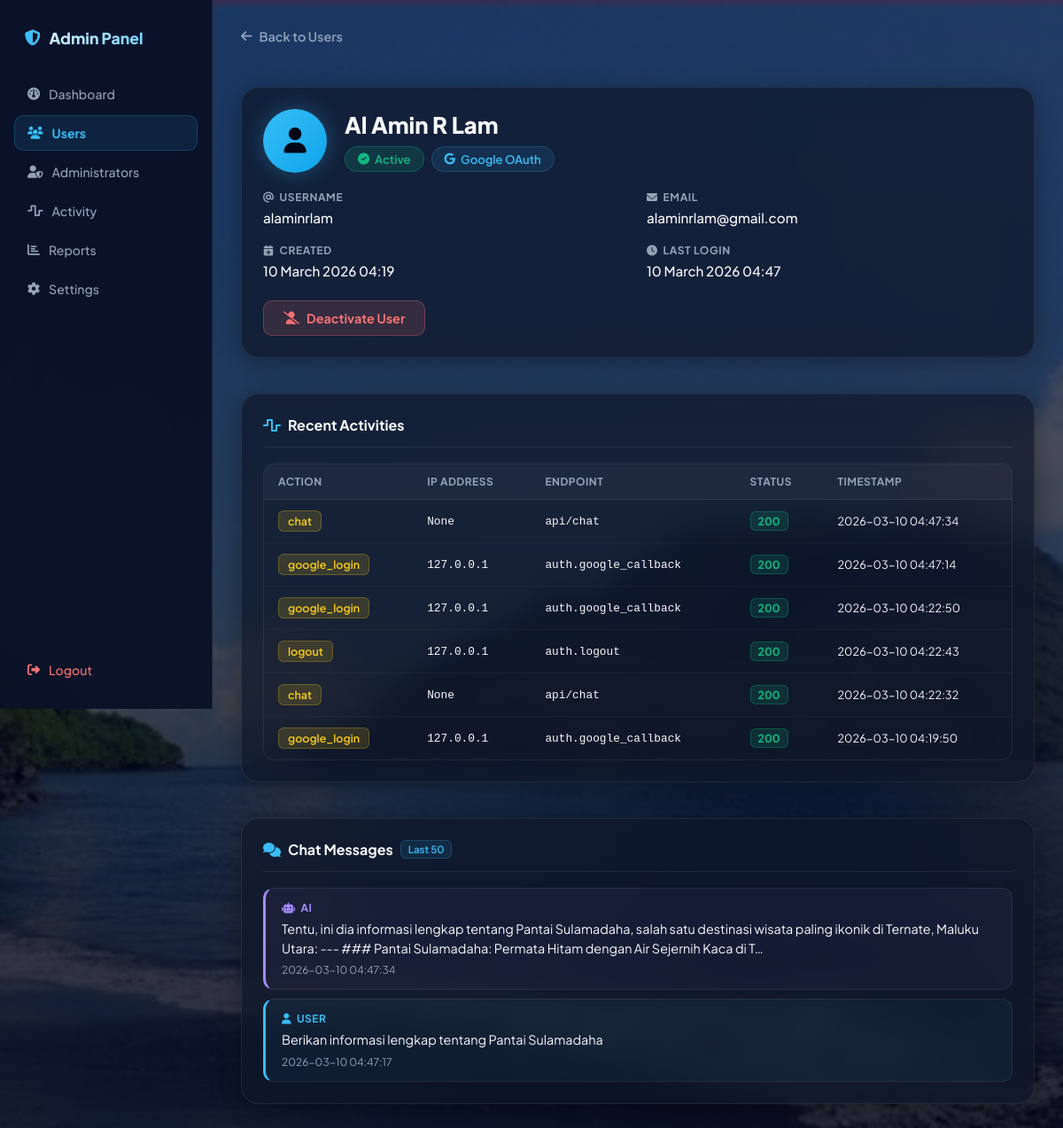
/admin/users/3/details (signed in), run on the app's committed database.
### models.py (models this page shows, shortened)
class User(UserMixin, db.Model):
    __tablename__ = 'users'
    id = db.Column(db.Integer, primary_key=True)
    username = db.Column(db.String(80), unique=True, nullable=False)
    email = db.Column(db.String(120), unique=True, nullable=False)
    password_hash = db.Column(db.String(200))
    google_id = db.Column(db.String(120), unique=True)
    profile_picture = db.Column(db.String(500))
    full_name = db.Column(db.String(120))
    _is_active = db.Column('is_active', db.Boolean, default=True)
    created_at = db.Column(db.DateTime, default=datetime.utcnow)
    last_login = db.Column(db.DateTime)
    activities = db.relationship('UserActivity', backref='user', lazy=True, cascade='all, delete-orphan')
    @property
    def is_active(self):
        return self._is_active
    @is_active.setter
    def is_active(self, value):
        """Set is_active"""
        self._is_active = value

class UserActivity(db.Model):
    __tablename__ = 'user_activities'
    id = db.Column(db.Integer, primary_key=True)
    user_id = db.Column(db.Integer, db.ForeignKey('users.id'), nullable=False)
    action = db.Column(db.String(100), nullable=False)  # login, logout, chat, etc
    ip_address = db.Column(db.String(50))
    user_agent = db.Column(db.String(255))
    endpoint = db.Column(db.String(255))
    method = db.Column(db.String(10))  # GET, POST, etc
    status_code = db.Column(db.Integer)
    timestamp = db.Column(db.DateTime, default=datetime.utcnow)
    details = db.Column(db.Text)  # Additional info as JSON string

class ChatMessage(db.Model):
    __tablename__ = 'chat_messages'
    id = db.Column(db.Integer, primary_key=True)
    user_id = db.Column(db.Integer, db.ForeignKey('users.id'), nullable=False)
    role = db.Column(db.String(10), nullable=False)  # user, assistant
    content = db.Column(db.Text, nullable=False)
    timestamp = db.Column(db.DateTime, default=datetime.utcnow)
    session_id = db.Column(db.String(100))

### admin.py (the view)
@admin_bp.route('/users/<int:user_id>/details')
@admin_required
def user_details(user_id):
    user = User.query.get_or_404(user_id)
    activities = UserActivity.query.filter_by(user_id=user_id).order_by(
        UserActivity.timestamp.desc()
    ).limit(100).all()
    messages = ChatMessage.query.filter_by(user_id=user_id).order_by(
        ChatMessage.timestamp.desc()
    ).limit(50).all()
    return render_template('admin/user_details.html',
                         user=user,
                         activities=activities,
                         messages=messages)

### admin.py (called while the page is built)
def admin_required(f):
    @wraps(f)
    def decorated_function(*args, **kwargs):
        if not current_user.is_authenticated:
            flash('Silakan login terlebih dahulu', 'error')
            return redirect(url_for('admin.login'))
        if not isinstance(current_user, Admin):
            flash('Anda tidak memiliki akses ke halaman ini', 'error')
            return redirect(url_for('index'))
        return f(*args, **kwargs)
    return decorated_function

### app.py (called while the page is built)
@login_manager.user_loader
def load_user(user_id):
    from flask import session
    if session.get('is_admin') is True:
        return Admin.query.get(int(user_id))
    return User.query.get(int(user_id))

### models.py (called while the page is built)
    @property
    def is_active(self):
        return self._is_active

### templates/admin/user_details.html (shortened to what this page needs)
{% extends 'base.html' %}
{% block content %}
<div class="admin-wrapper">
    <nav class="admin-sidebar">
        <div class="sidebar-brand">
            <i class="fas fa-shield-halved"></i>
            <span>Admin Panel</span>
        </div>
        <ul class="sidebar-menu">
            <li><a href="{{ url_for('admin.dashboard') }}"><i class="fas fa-gauge"></i> Dashboard</a></li>
            <li><a href="{{ url_for('admin.users') }}" class="active"><i class="fas fa-users"></i> Users</a></li>
            <li><a href="{{ url_for('admin.manage_admins') }}"><i class="fas fa-user-shield"></i> Administrators</a></li>
            <li><a href="{{ url_for('admin.activity') }}"><i class="fas fa-wave-square"></i> Activity</a></li>
            <li><a href="{{ url_for('admin.reports') }}"><i class="fas fa-chart-bar"></i> Reports</a></li>
            <li><a href="{{ url_for('admin.settings') }}"><i class="fas fa-gear"></i> Settings</a></li>
            <li class="sidebar-spacer"></li>
            <li><a href="{{ url_for('admin.logout') }}" class="logout-link"><i class="fas fa-right-from-bracket"></i> Logout</a></li>
        </ul>
    </nav>
    <div class="admin-main">
        <div class="page-header">
            <a href="{{ url_for('admin.users') }}" class="back-btn">
                <i class="fas fa-arrow-left"></i> Back to Users
            </a>
        </div>
        <div class="user-details-container">
            <div class="glass-card user-info-card">
                <div class="user-avatar-section">
                    <div class="user-avatar-large">
                        <i class="fas fa-user"></i>
                    </div>
                    <div class="user-header-info">
                        <h1>{{ user.full_name or user.username }}</h1>
                        <div class="badge-row">
                            {% if user.is_active %}
                                <span class="badge badge-active"><i class="fas fa-circle-check"></i> Active</span>
                            {% else %}
                                <span class="badge badge-inactive"><i class="fas fa-circle-xmark"></i> Inactive</span>
                            {% endif %}
                            {% if user.google_id %}
                                <span class="badge badge-google"><i class="fab fa-google"></i> Google OAuth</span>
                            {% else %}
                                <span class="badge badge-email"><i class="fas fa-envelope"></i> Email Auth</span>
                            {% endif %}
                        </div>
                    </div>
                </div>
                <div class="detail-grid">
                    <div class="detail-item">
                        <label><i class="fas fa-at"></i> Username</label>
                        <p>{{ user.username }}</p>
                    </div>
                    <div class="detail-item">
                        <label><i class="fas fa-envelope"></i> Email</label>
                        <p>{{ user.email }}</p>
                    </div>
                    <div class="detail-item">
                        <label><i class="fas fa-calendar-plus"></i> Created</label>
                        <p>{{ user.created_at.strftime('%d %B %Y %H:%M') }}</p>
                    </div>
                    <div class="detail-item">
                        <label><i class="fas fa-clock"></i> Last Login</label>
                        <p>{{ user.last_login.strftime('%d %B %Y %H:%M') if user.last_login else 'Never' }}</p>
                    </div>
                </div>
                <form method="POST" action="{{ url_for('admin.toggle_user_status', user_id=user.id) }}">
                    <button type="submit" class="action-btn {% if user.is_active %}btn-deactivate{% else %}btn-activate{% endif %}">
                        {% if user.is_active %}
                            <i class="fas fa-user-slash"></i> Deactivate User
                        {% else %}
                            <i class="fas fa-user-check"></i> Activate User
                        {% endif %}
                    </button>
                </form>
            </div>
            <div class="glass-card">
                <h2 class="section-title"><i class="fas fa-wave-square"></i> Recent Activities</h2>
                {% if activities %}
                    <div class="table-wrapper">
                        <table class="dark-table">
                            <thead>
                                <tr>
                                    <th>Action</th>
                                    <th>IP Address</th>
                                    <th>Endpoint</th>
                                    <th>Status</th>
                                    <th>Timestamp</th>
                                </tr>
                            </thead>
                            <tbody>
                                {% for activity in activities %}
                                <tr>
                                    <td><span class="badge-action">{{ activity.action }}</span></td>
                                    <td class="mono">{{ activity.ip_address }}</td>
                                    <td class="mono">{{ activity.endpoint }}</td>
                                    <td>
                                        <span class="status-pill status-{{ activity.status_code }}">{{ activity.status_code }}</span>
                                    </td>
                                    <td class="ts">{{ activity.timestamp.strftime('%Y-%m-%d %H:%M:%S') }}</td>
                                </tr>
                                {% endfor %}
                            </tbody>
                        </table>
                    </div>
                {% else %}
                    <div class="empty-state">
                        <i class="fas fa-inbox"></i>
                        <p>No activities found</p>
                    </div>
                {% endif %}
            </div>
            <div class="glass-card">
                <h2 class="section-title"><i class="fas fa-comments"></i> Chat Messages <span class="section-badge">Last 50</span></h2>
                {% if messages %}
                    <div class="messages-list">
                        {% for message in messages %}
                        <div class="message-item {% if message.role == 'user' %}msg-user{% else %}msg-ai{% endif %}">
                            <div class="message-role">
                                {% if message.role == 'user' %}
                                    <i class="fas fa-user"></i> User
                                {% else %}
                                    <i class="fas fa-robot"></i> AI
                                {% endif %}
                            </div>
                            <div class="message-text">{{ message.content[:200] }}{% if message.content|length > 200 %}…{% endif %}</div>
                            <div class="message-time">{{ message.timestamp.strftime('%Y-%m-%d %H:%M:%S') }}</div>
                        </div>
                        {% endfor %}
                    </div>
                {% else %}
                    <div class="empty-state">
                        <i class="fas fa-comment-slash"></i>
                        <p>No messages found</p>
                    </div>
                {% endif %}
            </div>
        </div>
    </div>
</div>
{% endblock %}

### templates/base.html (style rules this page uses)
* { margin: 0; padding: 0; box-sizing: border-box; }
body { font-family: 'Plus Jakarta Sans', -apple-system, BlinkMacSystemFont, 'Segoe UI', Roboto, sans-serif; background: #f5f5f5; }

### templates/admin/user_details.html (style rules this page uses)
.back-btn { display: inline-flex; align-items: center; gap: 8px; color: var(--text-muted); text-decoration: none; font-size: 0.9rem; font-weight: 600; transition: color 0.2s; margin-bottom: 20px; display: inline-flex; }
.user-details-container { display: flex; flex-direction: column; gap: 20px; }
.user-avatar-section { display: flex; align-items: center; gap: 20px; margin-bottom: 20px; }
.user-avatar-large { width: 72px; height: 72px; border-radius: 50%; background: linear-gradient(135deg, var(--accent), #0ea5e9); display: flex; align-items: center; justify-content: center; font-size: 1.8rem; color: var(--bg-base); flex-shrink: 0; box-shadow: 0 0 24px var(--accent-glow); }
.user-header-info h1 { font-size: 1.6rem; font-weight: 800; color: var(--text-main); margin-bottom: 8px; }
.badge-row { display: flex; gap: 8px; flex-wrap: wrap; }
.badge { display: inline-flex; align-items: center; gap: 6px; padding: 5px 14px; border-radius: 50px; font-size: 0.82rem; font-weight: 600; }
.badge.badge-active { background: rgba(16,185,129,0.15); color: #10b981; border: 1px solid rgba(16,185,129,0.3); }
.badge.badge-google { background: rgba(56,189,248,0.1); color: var(--accent); border: 1px solid rgba(56,189,248,0.2); }
.detail-grid { display: grid; grid-template-columns: repeat(2, 1fr); gap: 20px; margin-bottom: 24px; }
.detail-item label { display: flex; align-items: center; gap: 6px; font-size: 0.75rem; font-weight: 700; color: var(--text-muted); text-transform: uppercase; letter-spacing: 0.05em; margin-bottom: 6px; }
.detail-item p { color: var(--text-main); font-size: 0.95rem; font-weight: 500; }
.action-btn { padding: 10px 22px; border: none; border-radius: 10px; cursor: pointer; font-weight: 700; font-size: 0.9rem; display: inline-flex; align-items: center; gap: 8px; transition: all 0.2s; font-family: inherit; }
.btn-deactivate { background: rgba(248,113,113,0.15); color: #f87171; border: 1px solid rgba(248,113,113,0.3); }
.status-pill { display: inline-flex; align-items: center; padding: 2px 8px; border-radius: 6px; font-size: 0.78rem; font-weight: 700; }
.status-pill.status-200 { background: rgba(16,185,129,0.15); color: #10b981; border: 1px solid rgba(16,185,129,0.3); }
.section-badge { background: rgba(56,189,248,0.1); color: var(--accent); border: 1px solid rgba(56,189,248,0.2); font-size: 0.72rem; padding: 2px 8px; border-radius: 6px; font-weight: 600; }
.messages-list { display: flex; flex-direction: column; gap: 10px; }
.message-item { padding: 14px 18px; border-radius: 12px; border: 1px solid var(--glass-border); }
.message-item.msg-user { background: rgba(56,189,248,0.05); border-left: 3px solid var(--accent); }
.message-item.msg-ai { background: rgba(167,139,250,0.05); border-left: 3px solid #a78bfa; }
.message-role { font-size: 0.75rem; font-weight: 700; text-transform: uppercase; letter-spacing: 0.04em; margin-bottom: 6px; display: flex; align-items: center; gap: 6px; }
.msg-user .message-role { color: var(--accent); }
.msg-ai .message-role { color: #a78bfa; }
.message-text { color: var(--text-main); font-size: 0.9rem; line-height: 1.5; margin-bottom: 6px; }
.message-time { font-size: 0.75rem; color: var(--text-muted); }

### data on the page
User: full_name "Al Amin R Lam", username "alaminrlam", email "alaminrlam@gmail.com", created_at "10 March 2026 04:19", last_login "10 March 2026 04:47"
UserActivity: action "chat", ip_address "None", endpoint "api/chat", status_code "200", timestamp "2026-03-10 04:47:34"
UserActivity: action "google_login", ip_address "127.0.0.1", endpoint "auth.google_callback", status_code "200", timestamp "2026-03-10 04:47:14"
UserActivity: action "google_login", ip_address "127.0.0.1", endpoint "auth.google_callback", status_code "200", timestamp "2026-03-10 04:22:50"
UserActivity: action "logout", ip_address "127.0.0.1", endpoint "auth.logout", status_code "200", timestamp "2026-03-10 04:22:43"
UserActivity: action "chat", ip_address "None", endpoint "api/chat", status_code "200", timestamp "2026-03-10 04:22:32"
UserActivity: action "google_login", ip_address "127.0.0.1", endpoint "auth.google_callback", status_code "200", timestamp "2026-03-10 04:19:50"
ChatMessage: role "assistant" (drawn), content "Tentu, ini dia informasi lengkap tentang Pantai Sulamadaha, salah satu destinasi wisata paling ikonik di Ternate, Maluku Utara: --- ### Pantai Sulamadaha: Permata Hitam dengan Air Sejernih Kaca di T", timestamp "2026-03-10 04:47:34"
ChatMessage: role "user" (drawn), content "Berikan informasi lengkap tentang Pantai Sulamadaha", timestamp "2026-03-10 04:47:17"
